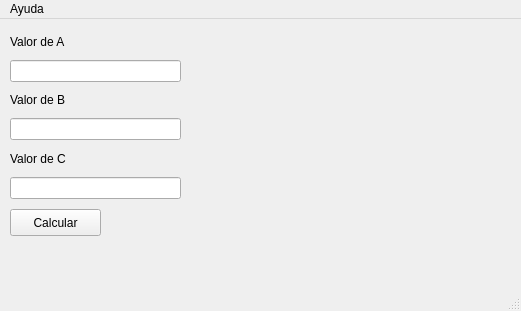
<?xml version="1.0" encoding="UTF-8"?>
<ui version="4.0">
 <class>MainWindow</class>
 <widget class="QMainWindow" name="MainWindow">
  <property name="geometry">
   <rect>
    <x>0</x>
    <y>0</y>
    <width>521</width>
    <height>311</height>
   </rect>
  </property>
  <property name="minimumSize">
   <size>
    <width>521</width>
    <height>311</height>
   </size>
  </property>
  <property name="maximumSize">
   <size>
    <width>521</width>
    <height>311</height>
   </size>
  </property>
  <property name="windowTitle">
   <string>SD Bhaskara</string>
  </property>
  <property name="toolButtonStyle">
   <enum>Qt::ToolButtonIconOnly</enum>
  </property>
  <widget class="QWidget" name="centralwidget">
   <widget class="QPushButton" name="btnCalcular">
    <property name="geometry">
     <rect>
      <x>10</x>
      <y>190</y>
      <width>91</width>
      <height>27</height>
     </rect>
    </property>
    <property name="text">
     <string>Calcular</string>
    </property>
    <property name="flat">
     <bool>false</bool>
    </property>
   </widget>
   <widget class="QLabel" name="lblResultado">
    <property name="geometry">
     <rect>
      <x>200</x>
      <y>10</y>
      <width>301</width>
      <height>241</height>
     </rect>
    </property>
    <property name="sizePolicy">
     <sizepolicy hsizetype="Expanding" vsizetype="Expanding">
      <horstretch>0</horstretch>
      <verstretch>0</verstretch>
     </sizepolicy>
    </property>
    <property name="text">
     <string/>
    </property>
    <property name="alignment">
     <set>Qt::AlignLeading|Qt::AlignLeft|Qt::AlignTop</set>
    </property>
   </widget>
   <widget class="QWidget" name="verticalLayoutWidget">
    <property name="geometry">
     <rect>
      <x>10</x>
      <y>10</y>
      <width>171</width>
      <height>170</height>
     </rect>
    </property>
    <layout class="QVBoxLayout" name="verticalLayout">
     <item>
      <widget class="QLabel" name="lblA">
       <property name="text">
        <string>Valor de A</string>
       </property>
      </widget>
     </item>
     <item>
      <widget class="QLineEdit" name="numA"/>
     </item>
     <item>
      <widget class="QLabel" name="lblB">
       <property name="text">
        <string>Valor de B</string>
       </property>
      </widget>
     </item>
     <item>
      <widget class="QLineEdit" name="numB"/>
     </item>
     <item>
      <widget class="QLabel" name="lblC">
       <property name="text">
        <string>Valor de C</string>
       </property>
      </widget>
     </item>
     <item>
      <widget class="QLineEdit" name="numC"/>
     </item>
    </layout>
   </widget>
  </widget>
  <widget class="QMenuBar" name="menubar">
   <property name="geometry">
    <rect>
     <x>0</x>
     <y>0</y>
     <width>521</width>
     <height>21</height>
    </rect>
   </property>
   <widget class="QMenu" name="menuAyuda">
    <property name="title">
     <string>Ayuda</string>
    </property>
    <addaction name="actionAbout"/>
   </widget>
   <addaction name="menuAyuda"/>
  </widget>
  <widget class="QStatusBar" name="statusbar"/>
  <action name="actionAbout">
   <property name="text">
    <string>Acerca de...</string>
   </property>
  </action>
 </widget>
 <resources/>
 <connections/>
</ui>
